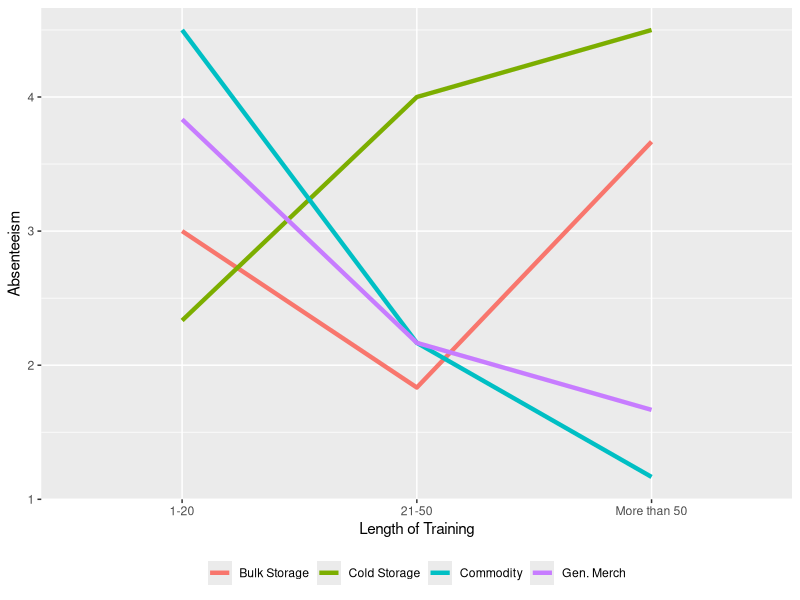

R code for this plot:
### Business Statistics for Contemporary Decision Making (Black)
### Chapter 11, Analysis of Variance and Design of Experiments

library(dplyr)
library(ggplot2)
library(tidyr)

# Chapter 11 introduces experimental design and, by way of this topic, introduces
# analysis of variance or ANOVA. Section 11.2 describes one-way ANOVA, wherein
# we test for a significant difference in the means of one variable across levels
# of a second factor or categorical variable. We will work Demonstration Problem
# 11.1 (p. 381) as our example.

# A company has three manufacturing plants, and company officials want to
# determine whether there is a difference in the average age of workers at the
# three locations. The following data are the ages of five randomly selected
# workers at each plant. Perform a one-way ANOVA to determine whether there is
# a significant difference in the mean ages of the workers at the three plants.
# Use alpha = 0.01 and note that the sample sizes are equal.

# So, we're going to break for a moment and discuss 'tidy data.' If you look at
# the table of ages in the Demonstration Problems, data are laid out like this:

# 1   2   3
# 29  32  25 
# 27  33  24  
# 30  31  24  
# 27  34  25
# 28  30  26

# This makes it very easy to read and grasp for humans and if you've worked in
# MS Excel or similar, you would likely be able to:  (1) select One-Way ANOVA
# from a menu, and (2) highlight the columns of data. In R, though, most functions
# will be written to accept what is called 'tidy data,' where each column is a
# variable, each row is a single observation and each element (or 'cell') is a
# single value. If you're familiar with database design, you may recognize this
# as Codd's 3rd normal form, but specific to a single table.

# The way our data is presented in the Demonstration Problem, we have three (3)
# columns with data, all representing plant employee ages and each row includes
# three (3) observations. Instead, we want to have one (1) column of ages and
# a second column indicating whether the age in a given row is of an employee
# from Plant 1, 2 or 3.

# Start from 'scratch,' we could just build our data frame in this way.

(plant_ages <- data.frame(age = c(29, 27, 30, 27, 28, 32, 33, 31, 34, 30, 25,
                                 24, 24, 25, 26),
                         plant = factor(rep(c(1, 2, 3), each = 5))))

# Then, using aov() to perform our ANOVA:
anova <- aov(age ~ plant, data = plant_ages)
summary(anova)

#             Df Sum Sq Mean Sq F value   Pr(>F)    
# plant        2  129.7   64.87   39.71 5.11e-06 ***
# Residuals   12   19.6    1.63                     
# ---
#   Signif. codes:  0 '***' 0.001 '**' 0.01 '*' 0.05 '.' 0.1 ' ' 1

# Alternatively, if we had a or imported a data object structured like the
# table in the Demo Problem, there are functions for getting us to a tidy object.

plant_age2 <- data.frame('1' = c(29, 27, 30, 27, 28),
                         '2' = c(32, 33, 31, 34, 30),
                         '3' = c(25, 24, 24, 25, 26))

tidy_plant <- plant_age2 %>%
  tidyr::pivot_longer(., cols = everything(), names_to = "Plant",
                      values_to = "Age")

summary(aov(Age ~ Plant, data = tidy_plant))

#             Df Sum Sq Mean Sq F value   Pr(>F)    
# Plant        2  129.7   64.87   39.71 5.11e-06 ***
# Residuals   12   19.6    1.63                     
# ---
#   Signif. codes:  0 '***' 0.001 '**' 0.01 '*' 0.05 '.' 0.1 ' ' 1

# We find a significant F statistic for Plant. This tells us that there is a
# significant difference between at least two (2) of the plants, but it doesn't
# tell us where that difference is. For that, we turn to post hoc testing.
# Specifically, Tukey's Honestly Significant Difference test, described in p. 386.

TukeyHSD(x = anova)


# 11.4 introduces randomized block design. In addition to our treatment variable,
# we will consider a 'blocking' variable; a variable we can control but is not
# our treatment variable, i.e. our primary interest. We will work Demonstration
# Problem 11.3 (p. 399) for our example.

# Suppose a national travel association studied the cost of premium unleaded
# gasoline in the United States during the summer of 2016. From experience,
# association directors believed there was a significant difference in the
# average cost of a gallon of premium gasoline among urban areas in different
# parts of the country. To test this belief, they placed random calls to gasoline
# stations in five different cities. In addition, the researchers realized that
# the brand of gasoline might make a difference. They were mostly interested in
# the differences between cities, so they made city their treatment variable. To
# control for the fact that pricing varies with brand, the researchers included
# brand as blocking variable and selected six different brands to participate.
# The researchers randomly telephoned one gasoline station for each brand in
# each city, resulting in 30 measurements (five cities and six brands). Each
# station operator was asked to report the current cost of a gallon of premium
# unleaded gasoline at the station. The data are shown here. Test these data
# by using a randomized block design analysis to determine whether there is a
# significant difference in the average cost of premium unleaded gasoline by
# city. Let alpha = 0.01.

A <- c(3.47, 3.4, 3.38, 3.32, 3.5)
B <- c(3.43, 3.41, 3.42, 3.35, 3.44)
C <- c(3.44, 3.41, 3.43, 3.36, 3.45)
D <- c(3.46, 3.45, 3.4, 3.3, 3.45)
E <- c(3.46, 3.4, 3.39, 3.39, 3.48)
F <- c(3.44, 3.43, 3.42, 3.39, 3.49)

price <- c(A, B, C, D, E, F)
brand <- rep(x = c("A", "B", "C", "D", "E", "F"), each = 5)
city <- rep(x = c("Miami", "Phila", "Minn", "San Ant", "Oak"), times = 6)

gasoline <- data.frame(price, brand, city)
head(gasoline, n = 10)

gas_anova <- aov(price ~ city + brand, data = gasoline)
summary(gas_anova)


# 11.5 introduces two-way ANOVA, where two (or more) treatment variables are
# explored concurrently, and the interaction between them may be considered.

# We will work Demonstration Problem 11.4 (p. 411) as our example.
# Some theorists believe that training warehouse workers can reduce absenteeism.
# Suppose an experimental design is structured to test this belief. Warehouses
# in which training sessions have been held for workers are selected for the
# study. The four types of warehouse are (1) general merchandise, (2) commodity,
# (3) bulk storage, and (4) cold storage. The training sessions are
# differentiated by length. Researchers identify three levels of training
# sessions according to the length of sessions: (1) 1 - 20 days, (2) 21 - 50 days,
# and (3) more than 50 days. Three warehouse workers are selected randomly for
# each particular combination of type of warehouse and session length. The workers
# are monitored for the next year to determine how many days they are absent.
# The resulting data are in the following 4 x 3 design (4 rows, 3 columns)
# structure. Using this information, calculate a two-way ANOVA to determine
# whether there are any significant differences in effects. Use alpha = 0.05.

# The below code builds a 'tidy' data frame from the data provided in the 4 x 3
# table on p. 412.

days_absent <- c(3, 4.5, 4, 5, 4.5, 4, 2.5, 3, 3.5, 2, 2, 3, 2, 2.5, 2, 1,
                      3, 2.5, 1, 3, 1.5, 5, 4.5, 2.5, 2.5, 1, 1.5, 0, 1.5, 2,
                      3.5, 3.5, 4, 4, 4.5, 5)
days_training <- rep(x = c("1-20", "21-50", "More than 50"), each = 12)
warehouse_type <- rep(x = c("Gen. Merch", "Commodity", "Bulk Storage",
                            "Cold Storage"), times = 3, each = 3)

absenteeism <- data.frame(absent = days_absent, training = days_training,
                          warehouse = warehouse_type)

absent_anova <- aov(absent ~ warehouse * training,
                    data = absenteeism)
summary(absent_anova)

mean_absent <- absenteeism %>%
  group_by(., warehouse, training) %>%
  summarise(absent = mean(absent))

# And, we'll go ahead and recreate the Minitab plot from the bottom of page 413.
ggplot(data = mean_absent, aes(x = factor(training), y = absent, group = warehouse,
                               col = warehouse)) +
  geom_line(size = 1.5) +
  labs(x = "Length of Training", y = "Absenteeism") +
  scale_x_discrete(limits = c("1-20", "21-50", "More than 50")) +
  theme(legend.title = element_blank(), legend.position = "bottom")
